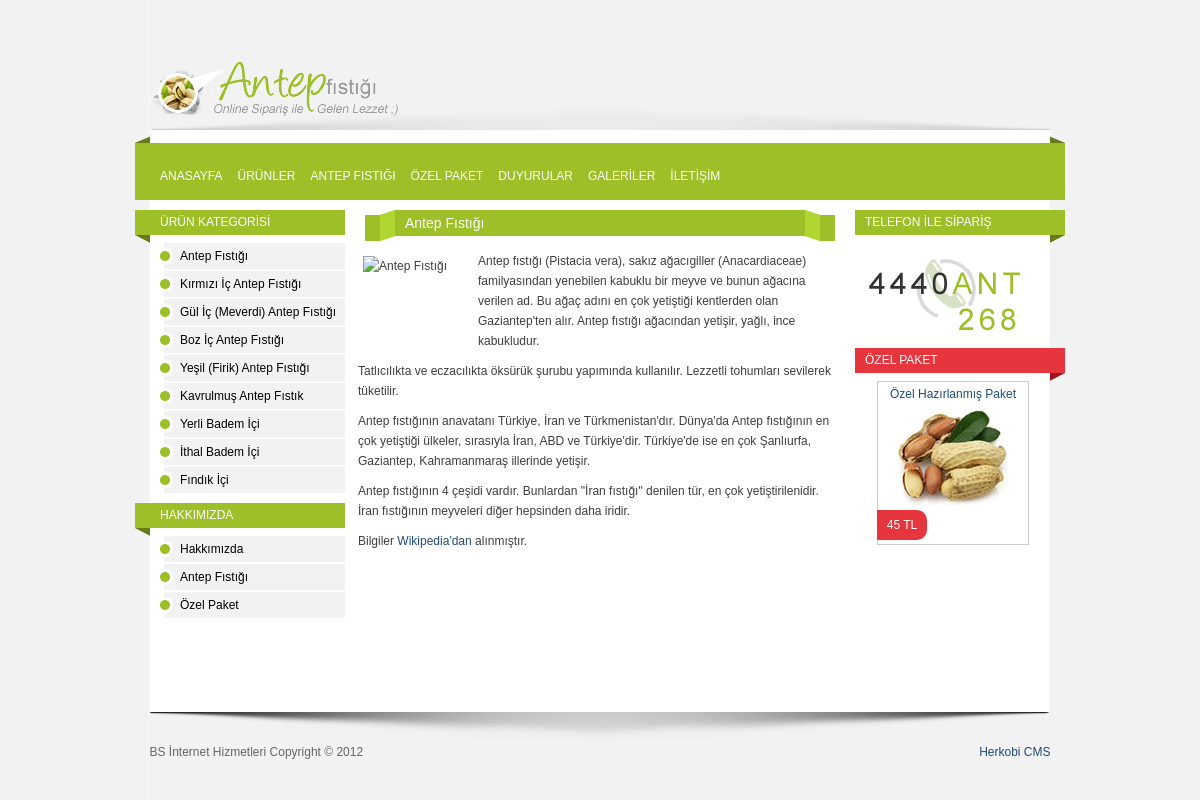
Page /page.php?id=2 on the committed database.
### tables this page shows
CREATE TABLE IF NOT EXISTS `productcategories` (
  `id` int(11) NOT NULL AUTO_INCREMENT,
  `mid` int(11) NOT NULL,
  `level` int(11) NOT NULL,
  `slug` text NOT NULL,
  `category` text NOT NULL,
  `description` text NOT NULL,
  `image` text NOT NULL,
  `front` varchar(1) NOT NULL,
  UNIQUE KEY `id` (`id`)
);

CREATE TABLE IF NOT EXISTS `pages` (
  `id` int(11) NOT NULL AUTO_INCREMENT,
  `mid` text NOT NULL,
  `level` int(11) NOT NULL,
  `slug` text NOT NULL,
  `page` text NOT NULL,
  `summary` text NOT NULL,
  `content` text NOT NULL,
  `image` text NOT NULL,
  `gallery` int(11) NOT NULL,
  `title` text NOT NULL,
  `metadesc` text NOT NULL,
  `metatags` text NOT NULL,
  `date` date NOT NULL,
  PRIMARY KEY (`id`)
);

CREATE TABLE IF NOT EXISTS `info` (
  `id` int(11) NOT NULL AUTO_INCREMENT,
  `name` text NOT NULL,
  `fullname` text NOT NULL,
  `slogan` text NOT NULL,
  `address` text NOT NULL,
  `county` text NOT NULL,
  `city` text NOT NULL,
  `taxoffice` text NOT NULL,
  `taxnumber` varchar(64) NOT NULL,
  `phone` varchar(64) NOT NULL,
  `phoneother` varchar(64) NOT NULL,
  `fax` varchar(64) NOT NULL,
  `gsm` varchar(64) NOT NULL,
  `mail` varchar(225) NOT NULL,
  PRIMARY KEY (`id`)
);

### inc/rain.tpl.class.php (called while the page is built, shortened)
<?php
class RainTPL{
		static $tpl_dir = "tpl/";
		static $cache_dir = "tmp/";
		public $var = array();
		protected $tpl = array(),
				  $cache = false,
                  $cache_id = null;
                protected static $config_name_sum = array();
	function assign( $variable, $value = null ){
		if( is_array( $variable ) )
			$this->var += $variable;
		else
			$this->var[ $variable ] = $value;
	}
	function draw( $tpl_name, $return_string = false ){
        if( !$this->cache && !$return_string ){
            extract( $this->var );
            include $this->tpl['compiled_filename'];
            unset( $this->tpl );
        }
        else{
                extract( $this->var );
                include $this->tpl['compiled_filename'];
                $raintpl_contents = ob_get_clean();
            if( $return_string ) return $raintpl_contents; else echo $raintpl_contents;
        }
	}
	static function configure( $setting, $value = null ){
		if( is_array( $setting ) )
			foreach( $setting as $key => $value )
				self::configure( $key, $value );
		else if( property_exists( __CLASS__, $setting ) ){
            self::$config_name_sum[ $setting ] = $value;
        }
	}
	protected function check_template( $tpl_name ){
		if( !isset($this->tpl['checked']) ){
			$tpl_basename                       = basename( $tpl_name );
			$tpl_basedir                        = strpos($tpl_name,"/") ? dirname($tpl_name) . '/' : null;
			$tpl_dir                            = self::$tpl_dir . $tpl_basedir;
			$temp_compiled_filename             = self::$cache_dir . $tpl_basename . "." . md5( $tpl_dir . serialize(self::$config_name_sum));
			$this->tpl['compiled_filename']     = $temp_compiled_filename . '.rtpl.php';
			$this->tpl['checked'] = true;
		}
	}
}

### info.php (called while the page is built, shortened)
<?php
	$db->query("SET NAMES 'UTF8'");
	$sql = "SELECT * FROM info";
	$sth = $db->prepare($sql);
	$sth->execute();
	$result = $sth->fetchAll();
?>

### functions/products-functions.php (called while the page is built, shortened)
<?php
	$sql = "SELECT id, category, image FROM productcategories WHERE mid = 0 ORDER BY id ASC";
	$sth = $db->prepare($sql);
	$sth->execute();
	$result = $sth->fetchAll();
?>

### static.php (called while the page is built, shortened)
<?php
	include "functions/page-functions.php";
	include "functions/products-functions.php";
?>

### functions/page-functions.php (called while the page is built, shortened)
<?php
	$sql = "SELECT id, mid, page FROM pages WHERE mid = 0 ORDER BY id ASC";
	$sth = $db->prepare($sql);
	$sth->execute();
	$result = $sth->fetchAll();
?>

### cache/page.ae5475635b57b8f850144bfbed8b3fb3.rtpl.php (the view, shortened to what this page needs)
<?php if(!class_exists('raintpl')){exit;}?><!DOCTYPE html>
<html class="no-js">
    <head>
        <link type="text/css" rel="stylesheet" href="tpl/styles/style.css" />
    </head>
    <body>
        <div id="wrapper">
            <header id="masthead">
                <a href="index.php" id="logo"><img src="tpl/images/logo.png" alt="Antep Fıstığı" width="249" height="56" /></a>
            </header>
            <nav id="main-nav">
                <ul class="group">
                    <li><a href="index.php">ANASAYFA</a></li>
                    <li><a href="products.php">ÜRÜNLER</a></li>
                    <li><a href="page.php?id=2">ANTEP FISTIĞI</a></li>
                    <li><a href="page.php?id=10">ÖZEL PAKET</a></li>
					<li><a href="posts.php">DUYURULAR</a></li>
					<li><a href="galleries.php">GALERİLER</a></li>
                    <li><a href="contact.php">İLETİŞİM</a></li>
                </ul>
            </nav>
            <section id="content">
                <div id="page">
                    <article class="group">
                        <h3><?php echo $page;?></h3>
						<?php echo $content;?>
                    </article>
                </div>
                <aside id="product-sidebar">
                    <section class="box">
                        <h3 class="right">TELEFON İLE SİPARİŞ</h3>
                        <img src="tpl/images/telefon.png" />
                    </section>
                    <section class="box red group">
                        <h3>ÖZEL PAKET</h3>
                        <p class="product">
                            <a href="page.php?id=10" title="Özel Hazırlanmış Paket">Özel Hazırlanmış Paket</a>
                            <img src="tpl/images/fistik.jpg" />
							<span class="price">45 TL</span>
                        </p>
                    </section>
                </aside>
            </section>
            <aside id="sidebar">
                <section class="box">
                    <h3 class="left">ÜRÜN KATEGORİSİ</h3>
                    <ul class="nav">
						<?php $counter1=-1; if( isset($productcategories) && is_array($productcategories) && sizeof($productcategories) ) foreach( $productcategories as $key1 => $value1 ){ $counter1++; ?>
                        <li><a href="products.php?id=<?php echo $value1["id"];?>"><?php echo $value1["category"];?></a></li>
						<?php } ?>
                    </ul>
                </section>
                <section class="box">
                    <h3 class="left">HAKKIMIZDA</h3>
                    <ul class="nav">
                        <?php $counter1=-1; if( isset($pages) && is_array($pages) && sizeof($pages) ) foreach( $pages as $key1 => $value1 ){ $counter1++; ?>
						<li><a href="page.php?id=<?php echo $value1["id"];?>"><?php echo $value1["page"];?></a></li>
						<?php } ?>
                    </ul>
                </section>
            </aside>
            <div id="push" class="group"></div>
        </div>
        <footer id="mastfoot" class="group">
            <p id="disclaimer"><?php echo $name;?> Copyright &copy; <?php echo date('Y'); ?></p>
            <p id="copyright"><?php echo $footer;?></p>
        </footer>
    </body>
</html>

### tpl/styles/global.css (style rules this page uses)
.group:after { clear: both; content: " "; display: block; font-size: 0; height: 0; visibility: hidden; }
html, body { border:0; height: 100%; margin:0; padding:0; }
h1, h2, h3, h4, h5, h6 { font-weight:normal; margin:0; padding:0; }
p, ul, ol, dl, dt, dd, form, fieldset, input { margin:0; padding:0; }
p, ul, ol { margin-bottom: 10px; font-size: 12px; line-height:20px; }
ul, ol { list-style:none; }
fieldset, img { border:0; }
img { vertical-align: bottom; }
a, a:active { text-decoration:none; color:#1d4b7e; }
article, aside, details, figcaption, figure, footer, header, hgroup, menu, nav, section { display: block; }
menu ol, menu ul, nav ol, nav ul { margin-bottom: 0; }

### tpl/styles/common.css (style rules this page uses)
body { background: #f2f2f2; color: #3e3e3e; font: 10px/1.2 sans-serif; }
#wrapper { width: 930px; min-height: 100%; margin: 0 auto -88px; background: url(../images/wrapper.png) center repeat-y; }
#masthead { width: 901px; height: 136px; margin: 0 auto; background: #f2f2f2 url(../images/header.png) bottom center no-repeat; }
#main-nav { height: 64px; margin-bottom: 10px; background: #9dbf28 url(../images/nav.png) top center no-repeat; }
#content { float: right; width: 700px; }
#page { float: left; width: 470px; }
#product-sidebar { float: right; width: 210px; }
#sidebar { float: left; width: 210px; }
#push { clear: both; height: 88px; }
#mastfoot { width: 901px; height: 58px; margin: 0 auto; padding-top: 30px; background: #f2f2f2 url(../images/footer.png) top center no-repeat; color: #666; }
#wrapper, #masthead, #main-nav, #content, #mastfoot { position: relative; }
#wrapper, #mastfoot { margin-right: auto; margin-left: auto; }
#logo { position: absolute; bottom: 19px; left: 0; }
#main-nav ul { position: absolute; top: 30px; left: 25px; }
#main-nav li { float: left; margin-right: 15px; }
#main-nav a { position: relative; display: inline-block; color: #fff; font-size: 12px; line-height: 1; }
.product { position: relative; float: left; width: 146px; margin: 0 0 7px 7px; padding: 2px 2px 30px; border: 1px solid #cdcdcd; font-size: 12px; text-align: center; }
.product img { display: block; margin: 5px auto; }
.product a { margin-bottom: 5px; }
.product .price { position: absolute; bottom: 4px; left: -1px; display: block; width: 50px; height: 30px; background-color: #9dbf27; color: #fff; line-height: 30px; -moz-border-radius: 0 10px 10px 0; -o-border-radius: 0 10px 10px 0; -webkit-border-radius: 0 10px 10px 0; border-radius: 0 10px 10px 0; }
#product-sidebar .product { float: none; margin-left: 22px; }
.red .product .price, .red .product .corner { background-color: #e7353e; }
#page h3 { width: 470px; height: 31px; margin: 0 0 10px 7px; background: url(../images/product-box-title.png); color: #fff; font-size: 14px; line-height: 26px; text-indent: 40px; }
#page article { margin: 0 0 20px -7px; }
#page img { float: left; margin:5px 5px 5px auto; max-width: 470px; }
.box h3 { width: 210px; height: 25px; padding-bottom: 8px; background: url(../images/box-title.png) no-repeat; color: #fff; font-size: 10px; line-height: 25px; text-indent: 10px; }
.box h3 { background-color: #9dbf27; font-size: 12px; }
.box h3.left { background-position: 0 25px; text-indent: 25px; }
.box h3.right { background-position: -210px 25px; }
.box.red h3 { background-color: #e7353e; background-position: -420px 25px; }
#sidebar .box { width: 195px; margin-left: 15px; color: #000; }
#sidebar .box h3 { margin-left: -15px; }
.box .nav li { margin: 0 0 2px 10px; padding-left: 20px; background: #f2f2f2 url(../images/bullet.png) center left no-repeat; line-height: 26px; }
.box .nav a { color: #000; }
#disclaimer { float: left; }
#copyright { float: right; }

### rows in the picture
productcategories: category "Antep Fıstığı"
productcategories: category "Kırmızı İç Antep Fıstığı"
productcategories: category "Gül İç (Meverdi) Antep Fıstığı"
productcategories: category "Boz İç Antep Fıstığı"
productcategories: category "Yeşil (Firik) Antep Fıstığı"
productcategories: category "Kavrulmuş Antep Fıstık"
productcategories: category "Yerli Badem İçi"
productcategories: category "İthal Badem İçi"
productcategories: category "Fındık İçi"
pages: page "Hakkımızda"
pages: page "Antep Fıstığı"
pages: page "Özel Paket"
info: name "BS İnternet Hizmetleri"

### other values in the picture
$page "Antep Fıstığı"
$footer "Herkobi CMS"
